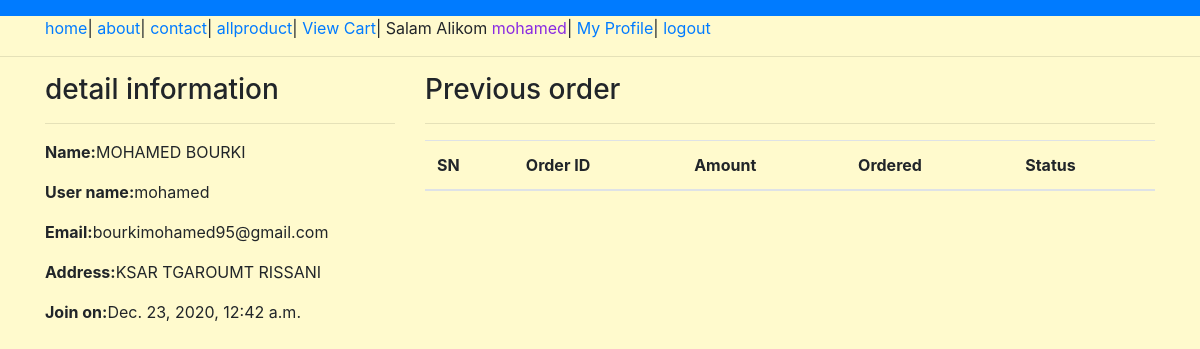
Screenshot of /profile/ (signed in) with the database file from the repository.
### appstore/models.py (models this page shows, shortened)
class Customer(models.Model):
    user = models.OneToOneField(User, on_delete=models.CASCADE)
    full_name = models.CharField(max_length=200)
    address = models.CharField(max_length=200, null=True, blank=True)
    joined_on = models.DateTimeField(auto_now_add=True)

### appstore/views.py (the view)
# urls.py: path("profile/", CustomerProfileView.as_view(), name='customerprofile'),
class CustomerProfileView(TemplateView):
    template_name = "customerprofile.html"
    def dispatch(self, request, *args, **kwargs):
        if request.user.is_authenticated and request.user.customer:
            pass
        else:
            return redirect("/login/?next=/profile/")
        return super().dispatch(request, *args, **kwargs)
    def get_context_data(self, **kwargs):
        context = super().get_context_data(**kwargs)
        customer = self.request.user.customer
        context['customer'] = customer
        orders = Order.objects.filter(cart__customer=customer).order_by('-id')
        context["orders"] = orders
        return context

### templates/customerprofile.html (shortened to what this page needs)
{% extends 'base.html' %}
{% block content%}
<div class="container">
    <div class="row">
        <div class="col-md-4">
            <h3>detail information</h3> <hr>
            <p><span class="font-weight-bold">Name:</span>{{customer.full_name}}</p>
            <p><span class="font-weight-bold">User name:</span>{{customer.user}}</p>
            <p><span class="font-weight-bold">Email:</span>{{customer.user.email}}</p>
            <p><span class="font-weight-bold">Address:</span>{{customer.address}}</p>
            <p><span class="font-weight-bold">Join on:</span>{{customer.joined_on}}</p>
        </div>
        <div class="col-md-8">
            <h3>Previous order</h3>
          <hr>
           <table class="table">
               <thead>
               <tr>
                   <th>SN</th>
                   <th>Order ID</th>
                   <th>Amount</th>
                   <th>Ordered</th>
                   <th>Status</th>
               </tr>
               </thead>
           </table>
        </div>
    </div>
</div>
{% endblock %}

### templates/base.html (shortened to what this page needs)
<!DOCTYPE html>
<html lang="en">
<head>
    <link rel="stylesheet" href="https://cdn.jsdelivr.net/npm/bootstrap@4.5.3/dist/css/bootstrap.min.css"
>
    <nav class="navbar navbar-dark bg-primary"></nav>
</head>
<body style="background-color: lemonchiffon">
<div class="container">
    <a href="{% url 'appstore:home'%}">home</a>|
    <a href="{% url 'appstore:about' %}">about</a>|
    <a href="{% url 'appstore:contact' %}">contact</a>|
    <a href="{% url 'appstore:allproducts' %}">allproduct</a>|
    <a href="{% url 'appstore:mycart' %}">View Cart</a>|
{%  if request.user.customer %}
    Salam Alikom<a style="color: blueviolet"> {{request.user.username}}</a>|
        <a href="{% url 'appstore:customerprofile' %}">My Profile</a>|
        <a href="{% url 'appstore:customerlogout' %}">logout</a>
    {% else %}
    <a href="{% url 'appstore:customerregistration' %}">Register</a>|
    <a href="{% url 'appstore:customerlogin' %}">Login</a>
    {% endif %}
</div>
<hr>
{% block content %}
{% endblock %}
</body>
</html>

### rows the page displays
Customer: full_name "MOHAMED BOURKI", user "mohamed", user.email "bourkimohamed95@gmail.com", address "KSAR TGAROUMT RISSANI", joined_on "Dec. 23, 2020, 12:42 a.m."

### other values shown
{{ request.user.username }} "mohamed"
